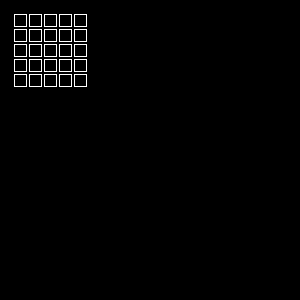
Frame 1 (no input)
Frame 60 (the mouse pressed at the canvas centre just before this capture): identical to frame 1, image omitted
Frame 120 (the mouse held since frame 60 and released just before this capture): identical to frame 1, image omitted

The Processing sketch that drew this single still picture (run headless with seeded random() and noise(); from frame 60 on, the mouse is pressed at the canvas centre):

// Processing sketch: gui_checkbox
// ── gui_checkbox.pde
int numChecks = 25;
Check[] checks = new Check[numChecks];

void setup() {
  size(300, 300);
  int x = 14;
  int y = 14;
  for(int i = 0; i < checks.length; i++){
    checks[i] = new Check(x, y, 12, color(0));
    x += 15;
    if(x > 80) {
      x = 14;
      y += 15;
    }
  }
}

void draw() {
  background(0);
  for (Check ch : checks){
    ch.display();
  }
}

void mousePressed() {
  for (Check ch : checks){
    ch.press(mouseX, mouseY);
  }
}


// Check single instance
//Check check;

//void setup(){
// size(100, 100);
// // Inputs: x, y, size, fill color
// check = new Check(25, 25, 50, color(0));
//}

//void draw(){
// background(204);
// check.display();
//}

//void mousePressed(){
// check.press(mouseX, mouseY);
//}
// ── check.pde
class Check {
  int x, y;
  int size;
  color baseGray;
  boolean checked = false;
  
  Check(int xp, int yp, int s, color b){
    x = xp;
    y = yp;
    size = s;
    baseGray = b;
  }
  
  
  // Update the boolean variable checked
  void press(float mx, float my){
    if((mx >= x) && (mx <= x+size) && (my >- y) && (my <= y+size)){
      checked = !checked;
    }
  }
  
  //Draws the box and an X inside if the the checked variable is true
  void display(){
    stroke(255);
    fill(baseGray);
    rect(x, y, size, size);
    if (checked == true){
      line(x, y, x+size, y+size);
      line(x+size, y, x, y+size);
    }
  }
}
